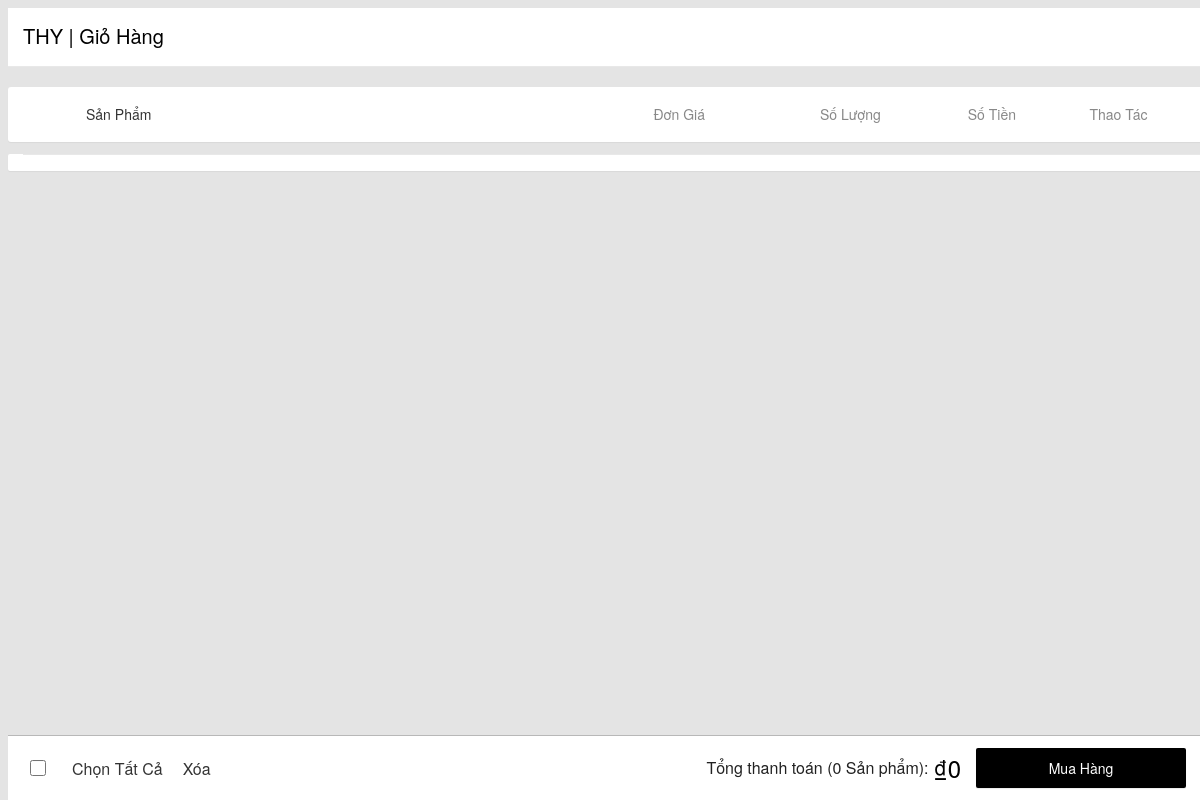
The app's page /views/cart/cart.php, older data.
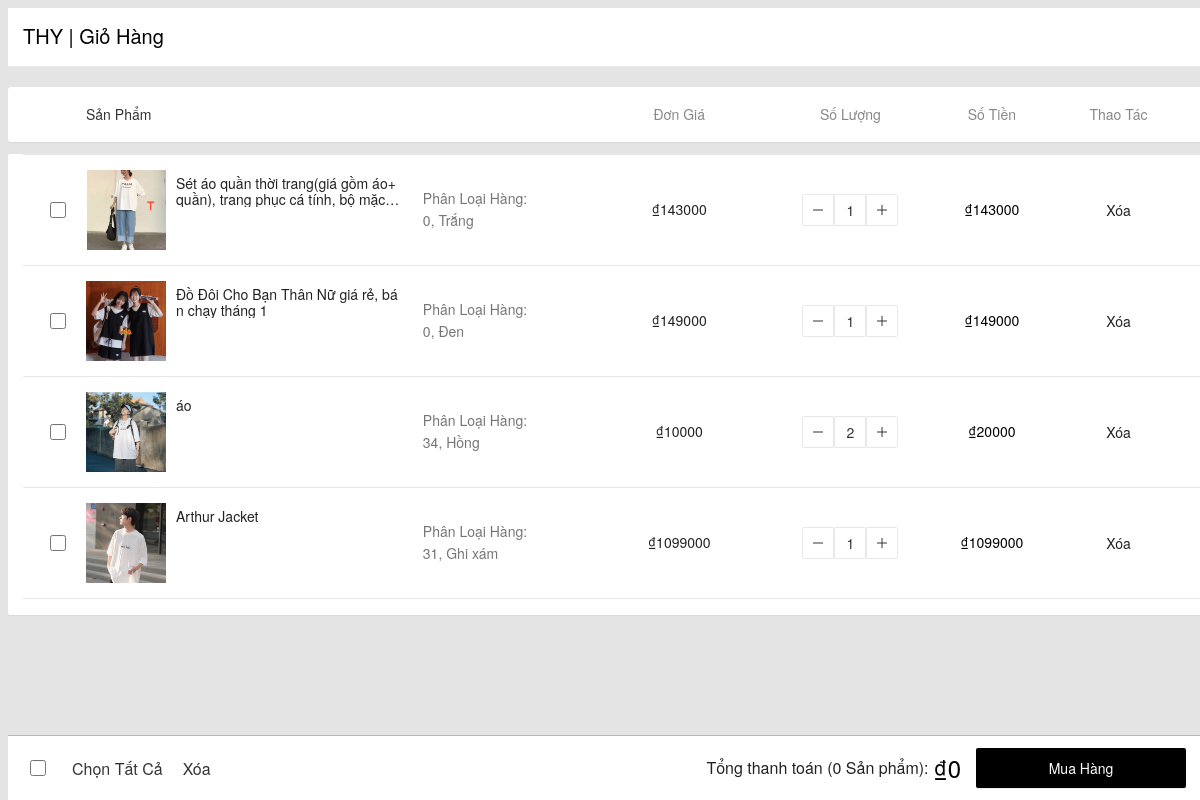
The same page, newer data.
### tables this page shows
CREATE TABLE `giohang` (
  `idKH` int(11) NOT NULL,
  `idSM` int(11) NOT NULL,
  `soLuong` int(11) NOT NULL,
  `ngayThem` date NOT NULL,
  `chon` int(11) NOT NULL
);

CREATE TABLE `sanpham` (
  `idSP` int(11) NOT NULL,
  `tenSP` varchar(100) NOT NULL,
  `donGia` decimal(10,0) NOT NULL,
  `mua` char(1) NOT NULL,
  `moTa` text NOT NULL,
  `trangThai` char(1) NOT NULL,
  `idLSP` int(11) NOT NULL
);

CREATE TABLE `size_mau` (
  `idSM` int(11) NOT NULL,
  `idSP` int(11) NOT NULL,
  `size` int(11) NOT NULL,
  `mau` varchar(100) NOT NULL,
  `soLuong` int(11) NOT NULL,
  `trangThai` int(11) NOT NULL
);

### models/connection.php (called while the page is built, shortened)
<?php
    class Connection{
        function __construct()
        {
            $server_name ="localhost";
            $username ="root";
            $password ="";
            $db_name ="shopthy";
            $this->conn = new mysqli($server_name,$username,$password,$db_name);
        }
    }
?>

### models/model.php (called while the page is built, shortened)
<?php
require_once("connection.php");
class Model
{
    function __construct()
    {
        $conn_obj = new Connection();
        $this->conn = $conn_obj->conn;
    }
}
?>

### controllers/CartController.php (called while the page is built, shortened)
<?php
require_once("../../models/cart.php");
class CartController
{
    var $cart_model;
    public function __construct()
    {
        $this->cart_model = new Cart();
    }
    function list_cart($id)
    {
        return $this->cart_model->list_cart($id);
    }
    function chon_tatca($chon) {
        $this->cart_model->chon_tatca($chon);
    }
}

### models/cart.php (called while the page is built, shortened)
<?php
require_once("model.php");
class Cart extends Model
{
    function list_cart($id)
    {
        $query =  "SELECT giohang.idKH, giohang.idSM, linkAnh, tenSP, size_mau.size, size_mau.mau, sanpham.donGia, khuyenmai.phanTram, giohang.soLuong
                    FROM giohang
                    LEFT JOIN nguoidung ON giohang.idKH = nguoidung.idND
                    LEFT JOIN size_mau ON giohang.idSM = size_mau.idSM
                    LEFT JOIN sanpham ON size_mau.idSP = sanpham.idSP
                    LEFT JOIN hinhanh ON sanpham.idSP = hinhanh.idSP AND size_mau.mau = hinhanh.mau
                    LEFT JOIN chitietkhuyenmai ON sanpham.idSP = chitietkhuyenmai.idSP
                    LEFT JOIN khuyenmai ON chitietkhuyenmai.idKM = khuyenmai.idKM
                    WHERE nguoidung.idND = $id
                    GROUP BY giohang.idKH, giohang.idSM";
        $result = $this->conn->query($query);
        return $result;
    }
    function chon_tatca($chon) {
        $sql = "UPDATE giohang
                SET chon = $chon";
        mysqli_query($this->conn, $sql);
    }
}

### views/cart/cart.php (the view, shortened to what this page needs)
<?php
    require_once('../../controllers/CartController.php');
?>
<!DOCTYPE html>
<html>
    <head>
        <link rel="stylesheet" href="../../assets/css/stylecart.css">
    </head>
    <body>
        <div id="main">
            <div class="cart-page-header-wrapper container-wrapper">
                <div class="container">
                    <div style="display: flex; align-items: center;">
                        <div class="cart-page-header">
                            <a class="cart-page-logo" href="../../">
                                <div class="cart-page-logo__page-name">THY   |  Giỏ hàng</div>
                            </a>
                        </div>
                    </div>
                </div>
            </div>
            <div class="container">
                <div role="main" class="_1nft6V" style="margin-bottom: 0px;">
                    <div class="_1nrPtQ">
                        <div class="_27GGo9">Sản phẩm</div>
                        <div class="_3hJbyz">Đơn giá</div>
                        <div class="_155Uu2">Số lượng</div>
                        <div class="_10ZkNr">Số tiền</div>
                        <div class="_1coJFb">Thao tác</div>
                    </div>
                    <div class="aCSbhb">
                        <div class="_2qN5oG" id="cart_table">
                            <?php
                                require_once('../../controllers/CartController.php');
                                $controller_obj = new CartController();
                                $result = $controller_obj->list_cart(10);
                                while($row=mysqli_fetch_array($result)) {
                                    $idKH = $row['idKH'];
                                    $idSM = $row['idSM'];
                                    $id = $idKH.'.'.$idSM;
                                    ?>
                                    <div class="_1-iN2J" id="<?php echo "ngang".$id;?>">
                                    </div>
                                    <div class="_216OLk"  id="<?php echo "dong".$id;?>">
                                        <div class="_1GcTXp">
                                            <div class="uUhc_B">
                                                <label class="stardust-checkbox">
                                                    <input class="stardust-checkbox__box" type="checkbox" name='chon[]' id="<?php echo "check".$id;?>" onchange="chonSP(<?php echo $id;?>);">
                                                </label>
                                            </div>
                                            <div class="_2pPbjQ">
                                                <div class="YxpsCR">
                                                    <a title="<?php echo $row['tenSP'];?>" href="#">
                                                        <div class="_3SWf-5" style="background-image: url('../../assets/img/products/<?php echo $row['linkAnh'];?>');"></div>
                                                    </a>
                                                    <div class="_3OrWGt">
                                                        <a class="_2fQT1K" title="<?php echo $row['tenSP'];?>" href="#"><?php echo $row['tenSP'];?></a>
                                                        <div class="_2o95Vf" ></div>
                                                        <div class="_931iK8"><span></span></div></div></div></div><div class="_30hIFE">
                                                            <div class="_3b-8ro"><div class="ns42ir" role="button" tabindex="0">
                                                                <div class="aXmvTj">Phân loại hàng:
                                                                </div>
                                                                <div class="GU_XoN"><?php echo $row['size'].", ".$row['mau']?></div>
                                                            </div>
                                                        </div>
                                                    </div>
                                                    <div class="Ra8lP2">
                                                        <div>
                                                            <span id="<?php echo "dongia".$id;?>" class="_1CXksa">₫<?php echo $row['donGia'];?></span>
                                                        </div>
                                                    </div>
                                                    <div class="_2ZUrV7">
                                                        <div class="eLoUcd shopee-input-quantity">
                                                            <button class="_2sBbZC" onclick="updateSoLuong(<?php echo $row['idKH'].', '.$row['idSM'].', -1, '.$row['donGia'];?>);">
                                                                <svg enable-background="new 0 0 10 10" viewBox="0 0 10 10" x="0" y="0" class="shopee-svg-icon ">
                                                                    <polygon points="4.5 4.5 3.5 4.5 0 4.5 0 5.5 3.5 5.5 4.5 5.5 10 5.5 10 4.5">
                                                                    </polygon>
                                                                </svg>
                                                            </button>
                                                            <input id="<?php echo $id;?>" class="_2sBbZC k-s4Da" type="text" role="spinbutton" aria-valuenow="<?php echo $row['soLuong'];?>" value="<?php echo $row['soLuong'];?>">
                                                            <button class="_2sBbZC" onclick="updateSoLuong(<?php echo $row['idKH'].', '.$row['idSM'].', 1, '.$row['donGia'];?>);">
                                                                <svg enable-background="new 0 0 10 10" viewBox="0 0 10 10" x="0" y="0" class="shopee-svg-icon icon-plus-sign">
                                                                    <polygon points="10 4.5 5.5 4.5 5.5 0 4.5 0 4.5 4.5 0 4.5 0 5.5 4.5 5.5 4.5 10 5.5 10 5.5 5.5 10 5.5"></polygon>
                                                                </svg>
                                                            </button>
                                                        </div>
                                                    </div>
                                                    <div class="dn3H7Y">
                                                        <span id="<?php echo "sotien".$id;?>">₫<?php echo $row['donGia']*$row['soLuong'];?></span>
                                                    </div>
                                                    <div class="_2y8iJi _2qPRqW">
                                                        <button class="RCd1Gx" id="<?php echo "xoa".$id;?>" onclick="xoaSP(<?php echo $row['idKH'].', '.$row['idSM'];?>);">Xóa</button>
                                                    </div>
                                                </div>
                                            </div>
                            <?php } ?>
                            <div class="_1-iN2J"></div>
                        </div>
                    </div>
                </div>
                <div class="_2jol0L _3GVi82">
                    <div class="_1ri0rT _2amAdj"></div>
                    <div class="W2HjBQ zzOmij">
                        <div class="_1E2dyV">
                            <label class="stardust-checkbox">
                                <input class="stardust-checkbox__box" type="checkbox" id="checktatca" onclick="chontatca();">
                            </label>
                        </div>
                        <button class="_28e55C clear-btn-style">Chọn tất cả</button>
                        <button class="clear-btn-style j9RJQY" onclick="xoaNhieu();">Xóa</button>
                        <div class="_2BT_es">
                            <div class="_3BPMNN">
                                <div class="_2LMWss">
                                    <div class="_10A7e2" id="sosanpham" value="0">Tổng thanh toán (0 Sản phẩm):</div>
                                    <div class="nBHs8H" id="thanhtien" value="0">₫0</div>
                                </div>
                            </div>
                        </div>
                        <a class="shopee-button-solid shopee-button-solid--primary" onclick="muahang();">
                            Mua hàng
                        </a>
                    </div>
                </div>
            </div>
        </div>
    </body>
</html>

Row changes from the older to the newer data that the page shows:
added giohang: shows a picture, sanpham.tenSP "Sét áo quần thời trang(giá gồm áo+quần), trang phục cá tính, bộ mặc…", idSM.size "0", idSM.mau "Trắng", sanpham.donGia "143000", soLuong "1"
added giohang: shows a picture, sanpham.tenSP "Đồ Đôi Cho Bạn Thân Nữ giá rẻ, bán chạy tháng 1", idSM.size "0", idSM.mau "Đen", sanpham.donGia "149000", soLuong "1"
added giohang: shows a picture, sanpham.tenSP "áo", idSM.size "34", idSM.mau "Hồng", sanpham.donGia "10000", soLuong "2", $row['donGia']*$row['soLuong'] "20000"
added giohang: shows a picture, sanpham.tenSP "Arthur Jacket", idSM.size "31", idSM.mau "Ghi xám", sanpham.donGia "1099000", soLuong "1"
